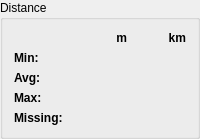
           <widget class="QGroupBox" name="groupBox_26">
            <property name="title">
             <string>Distance</string>
            </property>
            <layout class="QGridLayout" name="gridLayout_27">
             <item row="0" column="1">
              <widget class="QLabel" name="label_145">
               <property name="font">
                <font>
                 <bold>true</bold>
                </font>
               </property>
               <property name="text">
                <string>m</string>
               </property>
               <property name="alignment">
                <set>Qt::AlignRight|Qt::AlignTrailing|Qt::AlignVCenter</set>
               </property>
              </widget>
             </item>
             <item row="4" column="1" colspan="2">
              <widget class="QLabel" name="labelDistanceMissing_3">
               <property name="lineWidth">
                <number>2</number>
               </property>
               <property name="text">
                <string/>
               </property>
               <property name="alignment">
                <set>Qt::AlignRight|Qt::AlignTrailing|Qt::AlignVCenter</set>
               </property>
              </widget>
             </item>
             <item row="3" column="2">
              <widget class="QLabel" name="labelDistanceMaxKM_3">
               <property name="text">
                <string/>
               </property>
               <property name="alignment">
                <set>Qt::AlignRight|Qt::AlignTrailing|Qt::AlignVCenter</set>
               </property>
              </widget>
             </item>
             <item row="2" column="0">
              <widget class="QLabel" name="label_146">
               <property name="font">
                <font>
                 <bold>true</bold>
                </font>
               </property>
               <property name="text">
                <string>Avg:</string>
               </property>
              </widget>
             </item>
             <item row="1" column="2">
              <widget class="QLabel" name="labelDistanceMinKM_3">
               <property name="text">
                <string/>
               </property>
               <property name="alignment">
                <set>Qt::AlignRight|Qt::AlignTrailing|Qt::AlignVCenter</set>
               </property>
              </widget>
             </item>
             <item row="2" column="1">
              <widget class="QLabel" name="labelDistanceAvgM_3">
               <property name="text">
                <string/>
               </property>
               <property name="alignment">
                <set>Qt::AlignRight|Qt::AlignTrailing|Qt::AlignVCenter</set>
               </property>
              </widget>
             </item>
             <item row="3" column="1">
              <widget class="QLabel" name="labelDistanceMaxM_3">
               <property name="text">
                <string/>
               </property>
               <property name="alignment">
                <set>Qt::AlignRight|Qt::AlignTrailing|Qt::AlignVCenter</set>
               </property>
              </widget>
             </item>
             <item row="1" column="0">
              <widget class="QLabel" name="label_147">
               <property name="font">
                <font>
                 <bold>true</bold>
                </font>
               </property>
               <property name="text">
                <string>Min:</string>
               </property>
              </widget>
             </item>
             <item row="2" column="2">
              <widget class="QLabel" name="labelDistanceAvgKM_3">
               <property name="text">
                <string/>
               </property>
               <property name="alignment">
                <set>Qt::AlignRight|Qt::AlignTrailing|Qt::AlignVCenter</set>
               </property>
              </widget>
             </item>
             <item row="3" column="0">
              <widget class="QLabel" name="label_148">
               <property name="font">
                <font>
                 <bold>true</bold>
                </font>
               </property>
               <property name="text">
                <string>Max:</string>
               </property>
              </widget>
             </item>
             <item row="0" column="2">
              <widget class="QLabel" name="label_149">
               <property name="font">
                <font>
                 <bold>true</bold>
                </font>
               </property>
               <property name="text">
                <string>km</string>
               </property>
               <property name="alignment">
                <set>Qt::AlignRight|Qt::AlignTrailing|Qt::AlignVCenter</set>
               </property>
              </widget>
             </item>
             <item row="1" column="1">
              <widget class="QLabel" name="labelDistanceMinM_3">
               <property name="text">
                <string/>
               </property>
               <property name="alignment">
                <set>Qt::AlignRight|Qt::AlignTrailing|Qt::AlignVCenter</set>
               </property>
              </widget>
             </item>
             <item row="4" column="0">
              <widget class="QLabel" name="label_150">
               <property name="font">
                <font>
                 <bold>true</bold>
                </font>
               </property>
               <property name="text">
                <string>Missing:</string>
               </property>
              </widget>
             </item>
            </layout>
           </widget>
